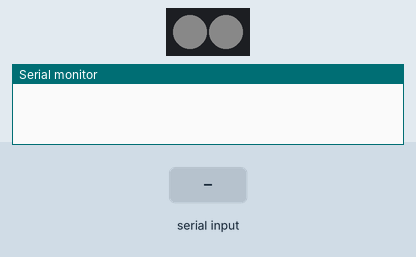
Recording of a sketch running on a simulated Arduino Uno, built with avr-gcc and run on an emulated ATmega328P. Parts: 2 RGB LEDs in strip order, left to right, the last lines printed to the serial monitor. Inputs (shaded band) come from the test bench. Dim RGB values are drawn brighter than linear.

Above: at 1.6 s.
1.7 s: "r" received over Serial
At 2.6 s:
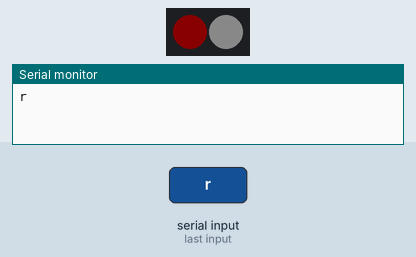
4.5 s: "b" received over Serial
At 5.8 s:
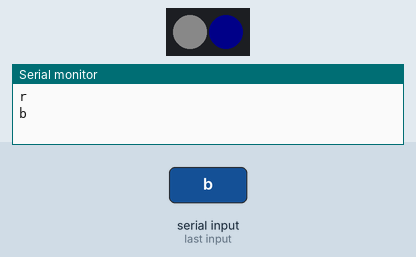
Timing chart, 0 to 7.5 s (numbered marks = the images above; inputs shaded):
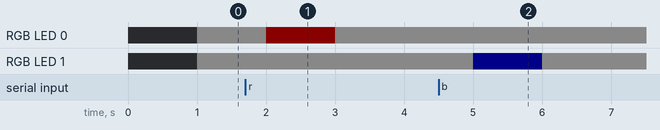

The sketch:

Flashlight.ino
```cpp
#include <Adafruit_NeoPixel.h>;

int baudRate = 9600;

int time = 0;

// Neo Pixel
int PIN = 12;
int NUMPIXELS = 2;
Adafruit_NeoPixel pixels(NUMPIXELS, PIN, NEO_GRB + NEO_KHZ800);

void setup()
{
    setupSerial();
    setupNeoPixel();
}

void setupSerial()
{
    Serial.begin(baudRate);
}

void setupNeoPixel()
{
    pixels.begin();
}

void loop()
{
    pixels.setBrightness(10);

    int red = 255;
    int green = 255;
    int blue = 255;

    if (Serial.available() > 0) // Read from serial port
    {
        char ReaderFromNode; // Store current character
        ReaderFromNode = (char)Serial.read();
        Serial.println(ReaderFromNode);

        if (ReaderFromNode == 'r')
        {
            red = 255;
            green = 0;
            blue = 0;
            pixels.setPixelColor(0, red, green, blue);
        }

        if (ReaderFromNode == 'b')
        {
            red = 0;
            green = 0;
            blue = 255;
            pixels.setPixelColor(1, red, green, blue);
        }
        delay(0);
    }
    else
    {
        pixels.setPixelColor(0, red, green, blue);
        pixels.setPixelColor(1, red, green, blue);
        delay(1000);
    }

    pixels.show();
}
```

Measured:
- after the input at 1.7 s, RGB LED 0: RGB(10, 10, 10) → RGB(10, 0, 0) after 0.30 s, → RGB(10, 10, 10) 1.0 s later
- after the input at 4.5 s, RGB LED 1: RGB(10, 10, 10) → RGB(0, 0, 10) after 0.50 s, → RGB(10, 10, 10) 1.0 s later
